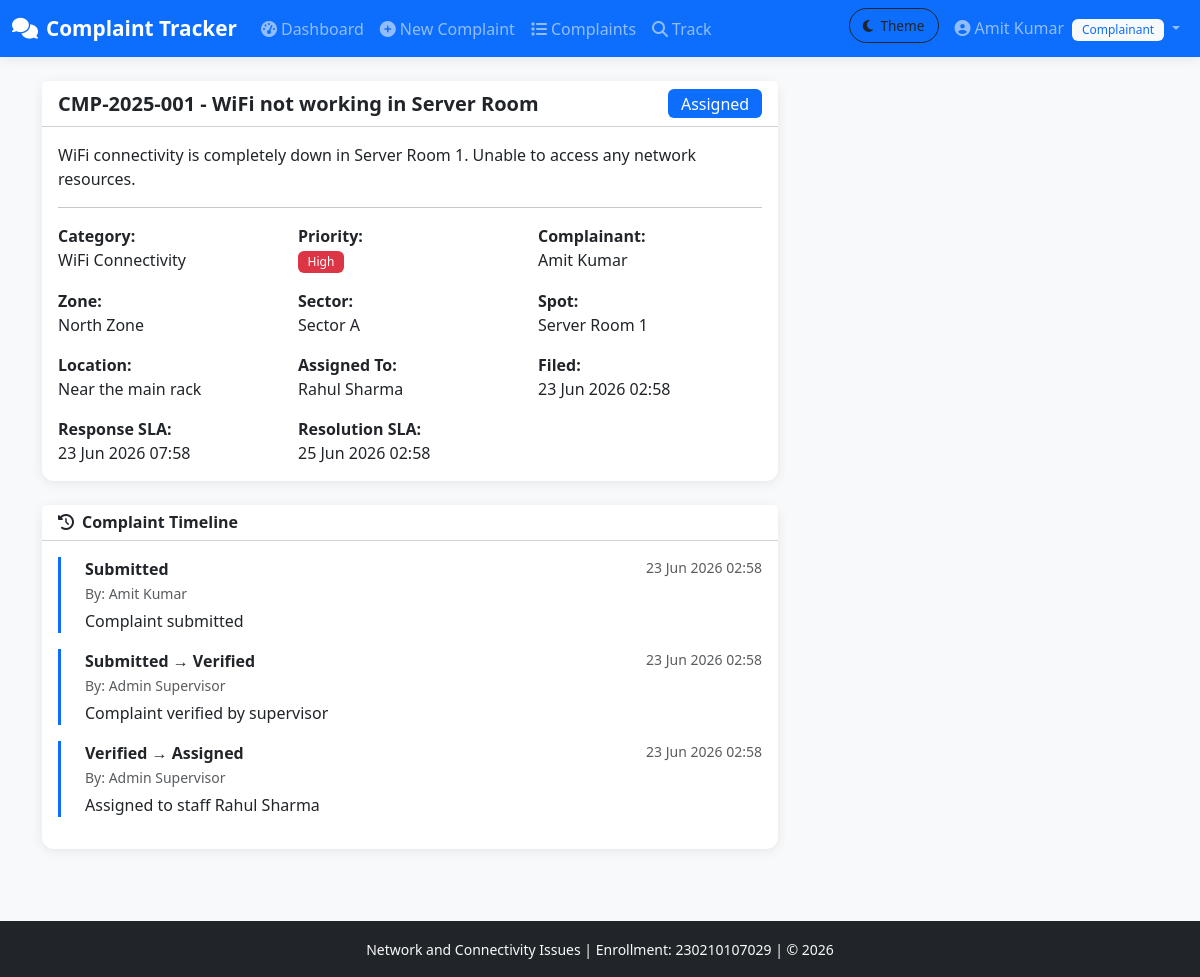
/view_complaint.php?id=1 (signed in), run on the app's committed database.
### tables this page shows
CREATE TABLE complaints (
    complaint_id INT AUTO_INCREMENT PRIMARY KEY,
    complaint_code VARCHAR(20) NOT NULL UNIQUE,
    title VARCHAR(200) NOT NULL,
    description TEXT NOT NULL,
    category_id INT NOT NULL,
    zone_id INT NOT NULL,
    sector_id INT NOT NULL,
    spot_id INT NOT NULL,
    exact_location VARCHAR(255),
    priority ENUM('Low','Medium','High','Critical') DEFAULT 'Medium',
    current_status_id INT DEFAULT 1,
    complainant_id INT NOT NULL,
    assigned_staff_id INT DEFAULT NULL,
    complaint_date DATETIME DEFAULT CURRENT_TIMESTAMP,
    initial_response_deadline DATETIME,
    resolution_deadline DATETIME,
    resolved_at DATETIME DEFAULT NULL,
    closed_at DATETIME DEFAULT NULL,
    is_repeated_flag TINYINT(1) DEFAULT 0,
    reopen_count INT DEFAULT 0,
    created_at TIMESTAMP DEFAULT CURRENT_TIMESTAMP,
    updated_at TIMESTAMP DEFAULT CURRENT_TIMESTAMP ON UPDATE CURRENT_TIMESTAMP,
    FOREIGN KEY (category_id) REFERENCES complaint_categories(category_id),
    FOREIGN KEY (zone_id) REFERENCES zones(zone_id),
    FOREIGN KEY (sector_id) REFERENCES sectors(sector_id),
    FOREIGN KEY (spot_id) REFERENCES spots(spot_id),
    FOREIGN KEY (current_status_id) REFERENCES status_master(status_id),
    FOREIGN KEY (complainant_id) REFERENCES users(user_id),
    FOREIGN KEY (assigned_staff_id) REFERENCES users(user_id)
);

CREATE TABLE status_master (
    status_id INT AUTO_INCREMENT PRIMARY KEY,
    status_name VARCHAR(50) NOT NULL UNIQUE
);

CREATE TABLE complaint_categories (
    category_id INT AUTO_INCREMENT PRIMARY KEY,
    category_name VARCHAR(100) NOT NULL,
    description TEXT,
    is_active TINYINT(1) DEFAULT 1
);

CREATE TABLE users (
    user_id INT AUTO_INCREMENT PRIMARY KEY,
    username VARCHAR(50) NOT NULL UNIQUE,
    password VARCHAR(255) NOT NULL,
    full_name VARCHAR(100) NOT NULL,
    email VARCHAR(100) NOT NULL,
    phone VARCHAR(15),
    role_id INT NOT NULL,
    is_active TINYINT(1) DEFAULT 1,
    created_at TIMESTAMP DEFAULT CURRENT_TIMESTAMP,
    FOREIGN KEY (role_id) REFERENCES roles(role_id)
);

CREATE TABLE zones (
    zone_id INT AUTO_INCREMENT PRIMARY KEY,
    zone_name VARCHAR(100) NOT NULL,
    is_active TINYINT(1) DEFAULT 1
);

CREATE TABLE sectors (
    sector_id INT AUTO_INCREMENT PRIMARY KEY,
    sector_name VARCHAR(100) NOT NULL,
    zone_id INT NOT NULL,
    is_active TINYINT(1) DEFAULT 1,
    FOREIGN KEY (zone_id) REFERENCES zones(zone_id)
);

CREATE TABLE spots (
    spot_id INT AUTO_INCREMENT PRIMARY KEY,
    spot_name VARCHAR(100) NOT NULL,
    sector_id INT NOT NULL,
    is_active TINYINT(1) DEFAULT 1,
    FOREIGN KEY (sector_id) REFERENCES sectors(sector_id)
);

CREATE TABLE complaint_history (
    history_id INT AUTO_INCREMENT PRIMARY KEY,
    complaint_id INT NOT NULL,
    old_status_id INT,
    new_status_id INT NOT NULL,
    changed_by INT NOT NULL,
    remark TEXT,
    changed_at TIMESTAMP DEFAULT CURRENT_TIMESTAMP,
    FOREIGN KEY (complaint_id) REFERENCES complaints(complaint_id),
    FOREIGN KEY (old_status_id) REFERENCES status_master(status_id),
    FOREIGN KEY (new_status_id) REFERENCES status_master(status_id),
    FOREIGN KEY (changed_by) REFERENCES users(user_id)
);

### view_complaint.php (the view, shortened to what this page needs)
<?php
require_once 'config/db.php';
$id = intval($_GET['id'] ?? 0);
$stmt = $conn->prepare("SELECT c.*, cc.category_name, s.status_name, z.zone_name, sec.sector_name, sp.spot_name, u.full_name as complainant_name, u2.full_name as staff_name FROM complaints c JOIN complaint_categories cc ON c.category_id=cc.category_id JOIN status_master s ON c.current_status_id=s.status_id JOIN zones z ON c.zone_id=z.zone_id JOIN sectors sec ON c.sector_id=sec.sector_id JOIN spots sp ON c.spot_id=sp.spot_id JOIN users u ON c.complainant_id=u.user_id LEFT JOIN users u2 ON c.assigned_staff_id=u2.user_id WHERE c.complaint_id=?");
$stmt->execute([$id]);
$complaint = $stmt->fetch();
$history = $conn->prepare("SELECT ch.*, s1.status_name as old_status, s2.status_name as new_status, u.full_name as changed_by_name FROM complaint_history ch LEFT JOIN status_master s1 ON ch.old_status_id=s1.status_id JOIN status_master s2 ON ch.new_status_id=s2.status_id JOIN users u ON ch.changed_by=u.user_id WHERE ch.complaint_id=? ORDER BY ch.changed_at ASC");
$history->execute([$id]);
$timeline = $history->fetchAll();
function getStatusColor2($s) { $c = ['Submitted'=>'secondary','Verified'=>'info','Assigned'=>'primary','In Progress'=>'warning','Resolved'=>'success','Closed'=>'dark','Reopened'=>'danger','Escalated'=>'danger']; return $c[$s] ?? 'secondary'; }
function getPriorityColor2($p) { $c = ['Low'=>'success','Medium'=>'warning','High'=>'danger','Critical'=>'dark']; return $c[$p] ?? 'secondary'; }
?>
<!DOCTYPE html>
<html lang="en">
<head>
    <link href="https://cdn.jsdelivr.net/npm/bootstrap@5.3.0/dist/css/bootstrap.min.css" rel="stylesheet">
    <link href="https://cdnjs.cloudflare.com/ajax/libs/font-awesome/6.4.0/css/all.min.css" rel="stylesheet">
    <link href="assets/css/style.css" rel="stylesheet">
</head>
<body class="bg-light">
<?php include 'includes/navbar.php'; ?>
<div class="container py-4">
    <div class="row">
        <div class="col-md-8">
            <div class="card border-0 shadow-sm mb-4">
                <div class="card-header bg-white d-flex justify-content-between align-items-center">
                    <h5 class="fw-bold mb-0"><?= htmlspecialchars($complaint['complaint_code']) ?> - <?= htmlspecialchars($complaint['title']) ?></h5>
                    <span class="badge bg-<?= getStatusColor2($complaint['status_name']) ?> fs-6"><?= htmlspecialchars($complaint['status_name']) ?></span>
                </div>
                <div class="card-body">
                    <p><?= nl2br(htmlspecialchars($complaint['description'])) ?></p>
                    <hr>
                    <div class="row g-3">
                        <div class="col-md-4"><strong>Category:</strong><br><?= htmlspecialchars($complaint['category_name']) ?></div>
                        <div class="col-md-4"><strong>Priority:</strong><br><span class="badge bg-<?= getPriorityColor2($complaint['priority']) ?>"><?= $complaint['priority'] ?></span></div>
                        <div class="col-md-4"><strong>Complainant:</strong><br><?= htmlspecialchars($complaint['complainant_name']) ?></div>
                        <div class="col-md-4"><strong>Zone:</strong><br><?= htmlspecialchars($complaint['zone_name']) ?></div>
                        <div class="col-md-4"><strong>Sector:</strong><br><?= htmlspecialchars($complaint['sector_name']) ?></div>
                        <div class="col-md-4"><strong>Spot:</strong><br><?= htmlspecialchars($complaint['spot_name']) ?></div>
                        <div class="col-md-4"><strong>Location:</strong><br><?= htmlspecialchars($complaint['exact_location'] ?: 'N/A') ?></div>
                        <div class="col-md-4"><strong>Assigned To:</strong><br><?= htmlspecialchars($complaint['staff_name'] ?: 'Unassigned') ?></div>
                        <div class="col-md-4"><strong>Filed:</strong><br><?= date('d M Y H:i', strtotime($complaint['complaint_date'])) ?></div>
                        <div class="col-md-4"><strong>Response SLA:</strong><br><?= $complaint['initial_response_deadline'] ? date('d M Y H:i', strtotime($complaint['initial_response_deadline'])) : 'N/A' ?> <?= $initialSlaBreached ? '<span class="text-danger">(BREACHED)</span>' : '' ?></div>
                        <div class="col-md-4"><strong>Resolution SLA:</strong><br><?= $complaint['resolution_deadline'] ? date('d M Y H:i', strtotime($complaint['resolution_deadline'])) : 'N/A' ?> <?= $resSlaBreached ? '<span class="text-danger">(BREACHED)</span>' : '' ?></div>
                    </div>
                </div>
            </div>
            <div class="card border-0 shadow-sm">
                <div class="card-header bg-white"><h6 class="fw-bold mb-0"><i class="fas fa-history me-2"></i>Complaint Timeline</h6></div>
                <div class="card-body">
                    <div class="timeline">
                        <?php foreach ($timeline as $t): ?>
                        <div class="timeline-item mb-3 ps-4 border-start border-3 border-primary">
                            <div class="d-flex justify-content-between">
                                <strong><?= $t['old_status'] ? htmlspecialchars($t['old_status']).' → ' : '' ?><?= htmlspecialchars($t['new_status']) ?></strong>
                                <small class="text-muted"><?= date('d M Y H:i', strtotime($t['changed_at'])) ?></small>
                            </div>
                            <small class="text-muted">By: <?= htmlspecialchars($t['changed_by_name']) ?></small>
                            <?php if ($t['remark']): ?><p class="mb-0 mt-1"><?= htmlspecialchars($t['remark']) ?></p><?php endif; ?>
                        </div>
                        <?php endforeach; ?>
                    </div>
                </div>
            </div>
        </div>
        <div class="col-md-4">
        </div>
    </div>
</div>
<?php include 'includes/footer.php'; ?>
</body></html>

### assets/css/style.css (style rules this page uses)
:root { --app-bg: #f5f7fa; --page-bg: #f5f7fa; --card-bg: #ffffff; --card-border: rgba(0,0,0,0.08); --text-color: #212529; --secondary-bg: #f8f9fa; --navbar-bg: #0d6efd; --navbar-text: #ffffff; --dropdown-bg: #ffffff; --table-border: #dee2e6; --alert-border: rgba(0,0,0,0.08); }
body { font-family: 'Segoe UI', Tahoma, Geneva, Verdana, sans-serif; background-color: var(--page-bg); color: var(--text-color); }
.card { border-radius: 12px; transition: transform 0.2s; }
.badge { font-weight: 500; padding: 0.4em 0.8em; }
.timeline-item { position: relative; }
.shadow-sm { box-shadow: 0 2px 12px rgba(0,0,0,0.08) !important; }

### data on the page
complaints: complaint_code "CMP-2025-001", title "WiFi not working in Server Room", current_status.status_name "Assigned", description "WiFi connectivity is completely down in Server Room 1. Unable to access any network resources.", category.category_name "WiFi Connectivity", priority "High", complainant.full_name "Amit Kumar", zone.zone_name "North Zone", sector.sector_name "Sector A", spot.spot_name "Server Room 1", exact_location "Near the main rack", assigned_staff.full_name "Rahul Sharma", complaint_date "23 Jun 2026 02:58", initial_response_deadline "23 Jun 2026 07:58", resolution_deadline "25 Jun 2026 02:58"
complaint_history: new_status.status_name "Submitted", changed_at "23 Jun 2026 02:58", changed_by.full_name "Amit Kumar", remark "Complaint submitted"
complaint_history: old_status.status_name "Submitted", new_status.status_name "Verified", changed_at "23 Jun 2026 02:58", changed_by.full_name "Admin Supervisor", remark "Complaint verified by supervisor"
complaint_history: old_status.status_name "Verified", new_status.status_name "Assigned", changed_at "23 Jun 2026 02:58", changed_by.full_name "Admin Supervisor", remark "Assigned to staff Rahul Sharma"

### other printed values
$_SESSION['full_name'] "Amit Kumar"
$_SESSION['role_name'] "Complainant"
